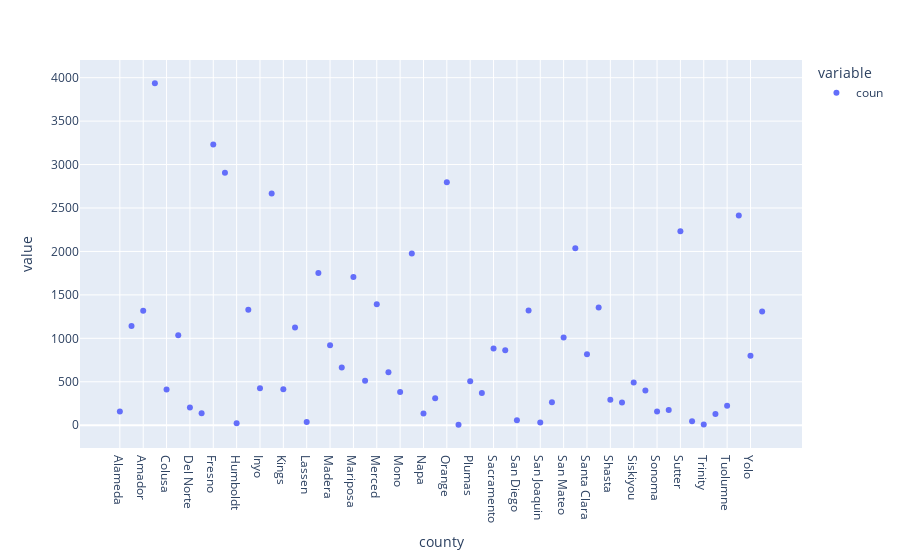

Notebook code for this chart:
### Code cell
px.scatter(df_auf1[df_auf1.reordered == 1].groupby("county").agg(coun=("county","count")))

### Figure 1 — Plotly figure (JSON) as saved in the notebook; plotly's stock layout.template omitted (floating-point values rounded to 4 significant figures)
{"data": [{"hovertemplate": "variable=coun<br>county=%{x}<br>value=%{y}<extra></extra>", "legendgroup": "coun", "marker": {"color": "#636efa", "symbol": "circle"}, "mode": "markers", "name": "coun", "orientation": "v", "showlegend": true, "type": "scatter", "x": ["Alameda", "Alpine", "Amador", "Calaveras", "Colusa", "Contra Costa", "Del Norte", "El Dorado", "Fresno", "Glenn", "Humboldt", "Imperial", "Inyo", "Kern", "Kings", "Lake", "Lassen", "Los Angeles", "Madera", "Marin", "Mariposa", "Mendocino", "Merced", "Modoc", "Mono", "Monterey", "Napa", "Nevada", "Orange", "Placer", "Plumas", "Riverside", "Sacramento", "San Benito", "San Diego", "San Francisco", "San Joaquin", "San Luis Obispo", "San Mateo", "Santa Barbara", "Santa Clara", "Santa Cruz", "Shasta", "Sierra", "Siskiyou", "Solano", "Sonoma", "Stanislaus", "Sutter", "Tehama", "Trinity", "Tulare", "Tuolumne", "Ventura", "Yolo", "Yuba"], "xaxis": "x", "y": [158, 1141, 1317, 3937, 411, 1034, 205, 137, 3232, 2905, 22, 1328, 424, 2668, 414, 1124, 37, 1753, 919, 665, 1707, 513, 1393, 610, 382, 1977, 136, 311, 2797, 4, 505, 371, 884, 862, 57, 1320, 32, 263, 1008, 2038, 816, 1355, 293, 260, 491, 400, 158, 176, 2232, 45, 8, 130, 224, 2415, 800, 1308], "yaxis": "y"}], "layout": {"legend": {"title": {"text": "variable"}, "tracegroupgap": 0}, "margin": {"t": 60}, "xaxis": {"anchor": "y", "domain": [0, 1], "title": {"text": "county"}}, "yaxis": {"anchor": "x", "domain": [0, 1], "title": {"text": "value"}}}}
